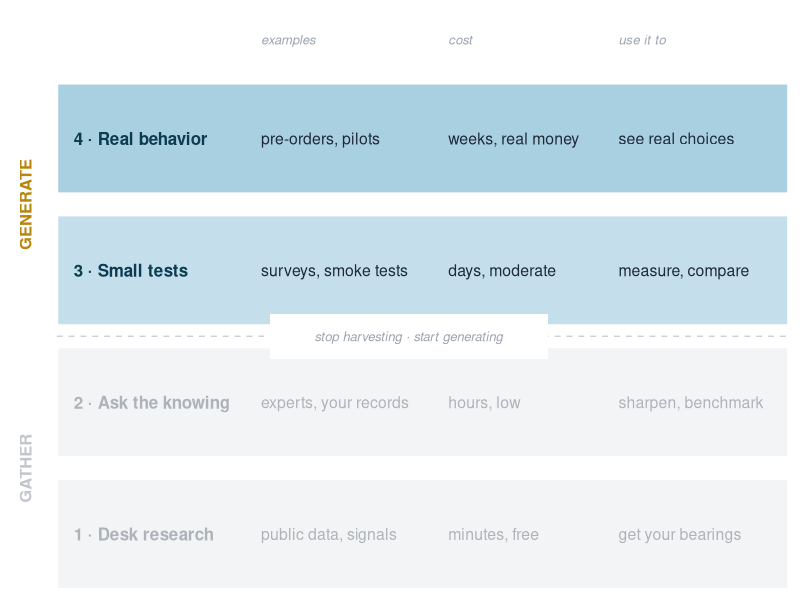

Write R code to recreate this figure.
## ---- chunk 1
#| label: fig-generate-ladder
#| fig-cap: "You are here, at the top of the evidence ladder. The lower rungs gathered what already existed; now you generate the strongest evidence there is, what your customer does in a test you design."
#| echo: false
#| fig-width: 8
#| fig-height: 3.5
#| out-width: "760px"
#| warning: false
#| message: false
library(ggplot2)
rungs <- data.frame(
  y = 1:4,
  name = c("1 · Desk research", "2 · Ask the knowing", "3 · Small tests", "4 · Real behavior"),
  ex   = c("public data, signals", "experts, your records",
           "surveys, smoke tests", "pre-orders, pilots"),
  cost = c("minutes, free", "hours, low", "days, moderate", "weeks, real money"),
  use  = c("get your bearings", "sharpen, benchmark", "measure, compare", "see real choices"),
  fill    = c("#F3F4F6", "#F3F4F6", "#C4DEEB", "#A9D0E0"),
  namecol = c("#AEB3BA", "#AEB3BA", "#0B3C52", "#0B3C52"),
  cellcol = c("#AEB3BA", "#AEB3BA", "#1F2937", "#1F2937")
)
ggplot(rungs) +
  geom_rect(aes(xmin = 0, xmax = 12.9, ymin = y - 0.42, ymax = y + 0.42, fill = fill),
            color = "white", linewidth = 1) +
  scale_fill_identity() +
  geom_text(aes(x = 0.3, y = y, label = name), hjust = 0, fontface = 2,
            size = 4.3, color = rungs$namecol) +
  geom_text(aes(x = 3.6, y = y, label = ex), hjust = 0, size = 4.0, color = rungs$cellcol) +
  geom_text(aes(x = 6.9, y = y, label = cost), hjust = 0, size = 4.0, color = rungs$cellcol) +
  geom_text(aes(x = 9.9, y = y, label = use), hjust = 0, size = 4.0, color = rungs$cellcol) +
  annotate("text", x = 3.6, y = 4.75, label = "examples", hjust = 0, fontface = 3,
           size = 3.3, color = "#9CA3AF") +
  annotate("text", x = 6.9, y = 4.75, label = "cost", hjust = 0, fontface = 3,
           size = 3.3, color = "#9CA3AF") +
  annotate("text", x = 9.9, y = 4.75, label = "use it to", hjust = 0, fontface = 3,
           size = 3.3, color = "#9CA3AF") +
  annotate("segment", x = 0, xend = 12.9, y = 2.5, yend = 2.5,
           linetype = "dashed", color = "#CBD0D6") +
  annotate("rect", xmin = 3.75, xmax = 8.65, ymin = 2.33, ymax = 2.67, fill = "white") +
  annotate("text", x = 6.2, y = 2.5, label = "stop harvesting · start generating",
           size = 3.3, fontface = 3, color = "#9CA3AF") +
  annotate("text", x = -0.55, y = 1.5, label = "GATHER", angle = 90, fontface = 2,
           size = 4.2, color = "#C2C6CC") +
  annotate("text", x = -0.55, y = 3.5, label = "GENERATE", angle = 90, fontface = 2,
           size = 4.2, color = "#B8860B") +
  coord_cartesian(xlim = c(-1.0, 13.1), ylim = c(0.5, 5.05), expand = FALSE) +
  theme_void()
